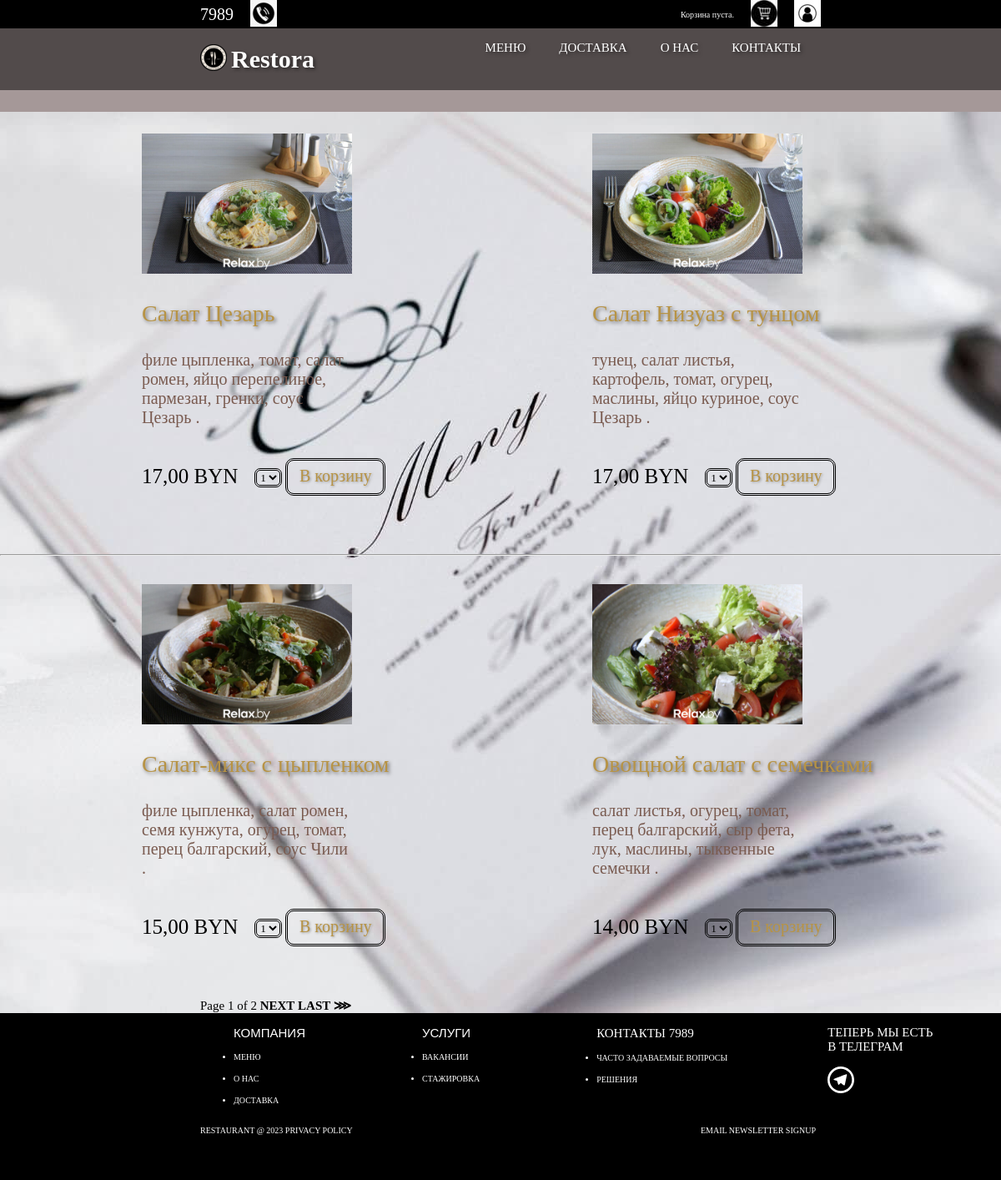
The app's page /restora/home/salads with its own data.
### Restora/models.py (models this page shows, shortened)
class Dishes(models.Model):
    name = models.CharField('Название блюда', max_length=100)
    image = models.ImageField('Изображение', upload_to='uploads')
    price = models.DecimalField('Стоимость', max_digits=10, decimal_places=2)
    cookingTime = models.IntegerField('Приготовление в минутах')
    category = models.ForeignKey('CategoriesFood',  on_delete=models.SET_NULL, verbose_name='Категория', null=True, default='Без категории')
    class Meta:
        verbose_name = 'Блюдо'
        verbose_name_plural = 'Блюда'

class Products(models.Model):
    name = models.CharField('Название', max_length=100)
    amount = models.PositiveIntegerField('Количество')
    UNIT_STATUS = (('KG', 'кг'),
                      ('G', 'гр'),
                      ('SHT', 'шт'))
    unit = models.CharField('Единица измерения', max_length=5, choices=UNIT_STATUS, default='KG')    #единица измерения
    pricePerUnit = models.FloatField('Цена за единицу')
    expiration = models.CharField('Годность в месяцах', max_length=20)   #срок годности
    class Meta:
        verbose_name = 'Продукт'
        verbose_name_plural = 'Продукты'

### Restora/views.py (the view)
# urls.py: path('home/salads', views.show_salads, name= 'salads'),
def show_salads (request):
    viewed_salads = request.session.get('viewed_salads',[])
    salads = models.Dishes.objects.filter(category__name='Салаты')    #<QuerySet [<Dishes: Сельдь под шубой>, <Dishes: Овощной салат с семе>, <Dishes: Салат-микс с цыпленк>, <Dishes: Низуаз с тунцом>, <Dishes: Оливье>, <Dishes: Цезарь>]>
    paginator = Paginator(salads, 4)   #показ на стр. по 4
    page_number = request.GET.get('page')
    page_obj = paginator.get_page(page_number)
    cart_product_form = CartAddProductForm()   #добавляем форму корзины
    for salad in page_obj:
        ingredients = models.Ingredients.objects.filter(dishe_id=salad.id)
        salad.ingredients = []
        for ingredient in ingredients:
            product = models.Products.objects.get(id=ingredient.product_id)
            salad.ingredients.append(product.name)
    return render(request, 'salads.html', {'salads': salads,
                                           'products': page_obj,
                                           'viewed_salads':viewed_salads,
                                           'cart_product_form': cart_product_form,
                                           })

### Cart/forms.py
class CartAddProductForm(forms.Form):
    quantity = forms.TypedChoiceField(choices=PRODUCT_QUANTITY_CHOICES, coerce=int, label='')    #количество между 1-20.
    update = forms.BooleanField(required=False, initial=False, widget=forms.HiddenInput)

### Cart/cart.py (called while the page is built)
    def __len__(self):
        return sum(item['quantity'] for item in self.cart.values())

### Cart/context_processors.py (called while the page is built)
def cart(request):
    return {'cart': Cart(request)}

### Restora/templates/salads.html (shortened to what this page needs)
{% extends 'base.html' %}
{% block content %}
{% load static %}
<div class="products-container">
    {% for salad in products %}
        {% if forloop.counter0|divisibleby:2 %}
            <div class="row">
        {% endif %}
        <div class="product-card">
            <ul>
                <li><a href="javascript:PopUpShow('popup{{ forloop.counter }}')">
                    {% if salad.image %}
                        <img class="product-image" src="{{ salad.image.url }}">
                    {% else %}
                        <p>No image</p>
                    {% endif %}
                    </a>
                </li>
                <li>
                    <p class ="product-name">{{salad.name}}</p>
                </li>
                <li>
                    <p class ="product-description">
                        {% for ingredient in salad.ingredients %}
                          {{ ingredient }}{% if not forloop.last %},{% endif %}
                        {% endfor %}.
                     </p>
                </li>
                <li class="in-bag"><p class="product-price" >{{salad.price}} BYN</p>
                    <form action="{% url "cart:cart_add" salad.id %}" method="post">
                        {{ cart_product_form }}
                        <input class="button-in-bag" type="submit" value="В корзину">
                    </form>
                </li>
        </ul>
    </div>
        {% if forloop.counter0|add:1|divisibleby:2 or forloop.last %}
    </div>
            {% if not forloop.last %}
                <hr>
            {% endif %}
        {% endif %}
    {% endfor %}
 </div>
{% include 'pagination.html' %}
{% endblock %}

### Restora/templates/base.html (shortened to what this page needs)
{% load static %}
<!DOCTYPE html>
<HTML>
  <HEAD>
    <link rel="stylesheet" href="{% static 'Restora/css/style.css' %}">
    <link rel="stylesheet" href="{% static 'Restora/css/flickity.css'%}" media="screen">
  </HEAD>
  <BODY>
    <div class="beginning">
        <div class="phone">
            <div class= "phone-text"><a href="tel:7989">7989</a></div>
            <div class="phone-logo">
                <a href="tel:7989"><img src ="{% static 'Restora/img/phone.jpg'%}"></a>
            </div>
        </div>
        <div class="acc-inf">
            <p>
                {% with total_items=cart|length %}
                {% if cart|length > 0 %}
                <a href="{% url 'cart:cart_detail' %}"><u>
                    Количество: {{ total_items }};<br>
                    Сумма: {{ cart.get_total_price }} BYN</u>
                </a>
            {% else %}
                Корзина пуста.
            {% endif %}
        {% endwith %}
            </p>
            <div class="bag">
                <a href = "{% url 'cart:cart_detail' %}"><img src ="{% static 'Restora/img/cart.jpg'%}"></a>
            </div>
            <div class="login">
                <img src ="{% static 'Restora/img/login.jpg'%}">
            </div>
        </div>
    </div>
    <header>
        <div class="head">
            <div class="label">
                <div>
                    <img src ="{% static 'Restora/img/label.png'%}">
                </div>
                <h1><a href = "{% url 'home' %}">Restora</a></h1>
            </div>
            <div class = "navi">
                <ul class ="menu">МЕНЮ
                </ul>
                <ul>ДОСТАВКА</ul>
                <ul><a href = "{% url 'about' %}">О НАС</a></ul>
                <ul><a href = "{% url 'contacts' %}">КОНТАКТЫ</a></ul>
            </div>
        </div>
    </header>
    <div class ="container">
        {% block content %}
        {% endblock %}
    </div>
    <footer>
        <div class="inf">
            <ul class="foot">КОМПАНИЯ
                <li><a href = "{% url 'home' %}">МЕНЮ</a></li>
                <li><a href = "{% url 'about' %}">О НАС</a></li>
                <li>ДОСТАВКА</li>
            </ul>
            <ul class="foot">УСЛУГИ
                <li>ВАКАНСИИ</li>
                <li>СТАЖИРОВКА</li>
            </ul>
            <ul class="foot"><a href = "{% url 'contacts' %}">КОНТАКТЫ
                7989</a>
                <li>ЧАСТО ЗАДАВАЕМЫЕ ВОПРОСЫ</li>
                <li>РЕШЕНИЯ</li>
            </ul>
            <div class="foot-text"><a href ="https://t.me/SuperRestik_bot"> ТЕПЕРЬ МЫ ЕСТЬ<br>
                 В ТЕЛЕГРАМ
                <div class ="img-tel">
                </a>
                </div>
            </div>
        <div class="legend">
            <p>RESTAURANT @ 2023 PRIVACY POLICY</p>
            <p>EMAIL NEWSLETTER SIGNUP  </p>
        </div>
    </footer>
</BODY>
</HTML>

### Restora/templates/pagination.html (shortened to what this page needs)
<div class="pagination">
    <span class="step-links">
        <span class="current">
            Page {{ products.number }} of {{ products.paginator.num_pages }}
        </span>
        {% if products.has_next %}
            <a href="?page={{ products.next_page_number }}"><strong>NEXT</strong></a>
            <a href="?page={{ products.paginator.num_pages }}"><strong>LAST   &Gg;</strong></a>
        {% endif %}
    </span>
</div>

### Restora/static/Restora/css/style.css (style rules this page uses)
BODY { margin: 0; padding: 0; background: black; }
header { width: 100%; height: 100px; background: #a99c9cfa; }
.head { display: flex; justify-content: flex-end; color: white; width: 100%; background-color: rgba(0, 0, 0, 0.5); }
.label { display: flex; align-items: center; width: 80%; }
.label >h1 { padding-left: 5px; font-size: 30px; font-family: 'Times New Roman', Times, serif; text-shadow: 2px 2px 4px rgba(0, 0, 0, 0.5); }
.navi { display: flex; align-items: flex-start; justify-content: space-between; position: absolute; width: auto; padding-right: 20%; font-size: 15px; font-family: 'Times New Roman', Times, serif; text-shadow: 2px 2px 4px rgba(0, 0, 0, 0.5); }
footer { background: black; color: white; height: 200px; width: 100%; }
.legend { display: flex; justify-content: space-between; }
.legend> p { width: 50%; font-size: 10px; padding-left: 20%; }
.inf { display: flex; align-items: stretch; justify-content: flex-start; padding-left: 20%; }
.foot { font-family: Arial, Helvetica; font-size: 15px; padding-right: 100px; }
.foot>li { margin-top: 15px; font-size: 10px; }
.foot-text { margin-top: 15px; font-size: 15px; margin-left: 20px; position: relative; }
.img-tel { margin-top: 15px; }
a { color:inherit; text-decoration: none; }
.beginning { display: flex; justify-content: space-between; width: 100%; background: black; color: white; font-size: xx-small; }
.phone { width: 80%; padding-left: 20%; }
.phone-text { font-size: 20px; }
.phone-logo { padding-left: 20px; }
.beginning >div { display: flex; justify-content: space-between; width: auto; padding-right: 18%; align-items: center; }
.login, .bag { padding-left: 20px; }
.acc-inf { font-size: 10px; }
.container { background: url("../img/container.jpg" ) no-repeat; width: 100%; min-height: 600px; background-size: cover; background-position: center; }
.pagination { padding-left: 20%; font-size: 15px; }
.row { display: flex; justify-content: space-evenly; }
.product-card { width: calc(35% - 20px); margin-bottom: 20px; padding: 10px; }
.product-image { width: 70%; }
.product-name { font-size: 28px; font-family: 'Times New Roman', Times, serif; text-shadow: 2px 2px 4px rgba(0, 0, 0, 0.5); color: #b79345; }
.product-price { font-size: 25px; padding-right: 20px; }
.product-description { font-size: 20px; width: 70%; color: #7a5b50; }
.in-bag { display: flex; align-items: center }
form>select { background: none; border: 3px double black; border-radius: 7px; }
.button-in-bag { width: 120px; height: 45px; padding-bottom: 3px; border: 3px double black; border-radius: 10px; font: 20px 'Times New Roman', Times, serif; color: #b79345; cursor: pointer; text-shadow: 1px 1px 3px rgba(150, 150, 150, 1); background: none; }
.product-card > ul { list-style-type: none; }
* { font-family: Areal; }

### records on screen
Dishes: image (picture), name "Салат Цезарь", price "17,00"
Products: ingredients "филе цыпленка" "филе цыпленка"
Products: ingredients "томат" "томат" "томат" "томат"
Products: ingredients "салат ромен" "салат ромен"
Products: ingredients "яйцо перепелиное"
Products: ingredients "пармезан"
Products: ingredients "гренки"
Products: ingredients "соус Цезарь" "соус Цезарь"
Dishes: image (picture), name "Салат Низуаз с тунцом", price "17,00"
Products: ingredients "тунец"
Products: ingredients "салат листья" "салат листья"
Products: ingredients "картофель"
Products: ingredients "огурец" "огурец" "огурец"
Products: ingredients "маслины" "маслины"
Products: ingredients "яйцо куриное"
Dishes: image (picture), name "Салат-микс с цыпленком", price "15,00"
Products: ingredients "семя кунжута"
Products: ingredients "перец балгарский" "перец балгарский"
Products: ingredients "соус Чили"
Dishes: image (picture), name "Овощной салат с семечками", price "14,00"
Products: ingredients "сыр фета"
Products: ingredients "лук"
Products: ingredients "тыквенные семечки"

### other values on screen
{{ products.number }} "1"
{{ products.paginator.num_pages }} "2"
